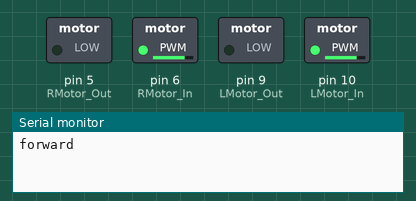
Bench run of a sketch on a simulated Arduino Uno, built with avr-gcc and run on an emulated ATmega328P. On the bench: switched loads named in the sketch (green lamp = pin HIGH), the last lines printed to the serial monitor.

Above: at 0.05 s.
At 2.05 s:
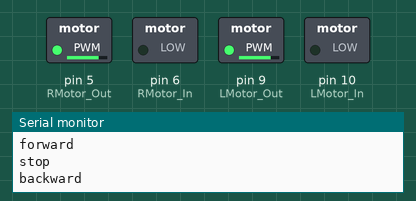
At 3.25 s:
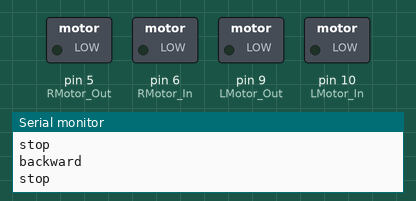
At 6.5 s:
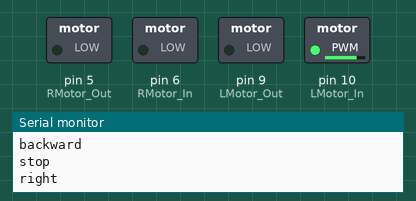
At 13.0 s:
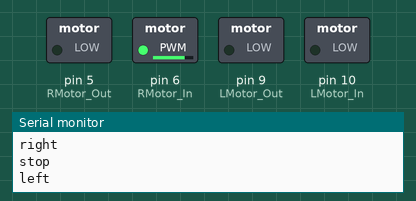
Timing chart, 0 to 16.9 s (numbered marks = the images above):
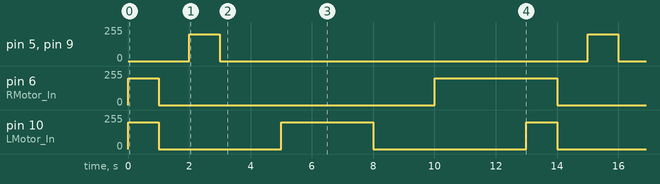

Measured:
- by itself, pin 5 (RMotor_Out), pin 9 (LMotor_Out): alternates 200/255 for 1.0 s and 0/255 for 12.0 s
- by itself, pin 6 (RMotor_In): repeats every 13.0 s: 0/255 9.0 s, 200/255 4.0 s
- by itself, pin 10 (LMotor_In): repeats every 13.0 s: 0/255 4.0 s, 200/255 3.0 s, 0/255 5.0 s, 200/255 1.0 s

The sketch:

robot_template.ino
```cpp
#define LMotor_In 10
#define LMotor_Out 9
#define RMotor_In 6
#define RMotor_Out 5
//#include <NewPing.h>

int left_sen = A0;    //A = left
int center_sen = A1;  //B = center
int right_sen = A2;   //C = right
int ValSens_A = 0;
int ValSens_B = 0;
int ValSens_C = 0;

//FRONT SENSOR
#define TRIGGER_FRONT 3
#define ECHO_FRONT 4

//LEFT SENSOR
#define TRIGGER_LEFT 12
#define ECHO_LEFT 13
#define MAX_DISTANCE 200

//NewPing leftsonar(TRIGGER_LEFT, ECHO_LEFT, MAX_DISTANCE);
//NewPing frontsonar(TRIGGER_FRONT, ECHO_FRONT, MAX_DISTANCE);

#define LEFTTHRESHOLD 20
#define FRONTTHRESHOLD 20

#define centerThres 200
#define leftThres 300
#define rightThres 300


//    int photocellPin = 0; // the cell and 10K pulldown are connected to a0
//    int photocellReading; // the analog reading from the sensor divider
//    int LEDpin = 11; // connect Red LED to pin 11 (PWM pin) (this is not needed to use the sensor but if you have one laying around it could add a cool affect! This can be bought at your local Radio Shack.)
//    int LEDbrightness; //


//    void loop(void) {
//    photocellReading = analogRead(photocellPin);
//    Serial.print("Analog reading = ");
//    Serial.println(photocellReading); // the raw analog reading
//    // LED gets brighter the darker it is at the sensor
//    // that means we have to -invert- the reading from 0-1023 back to 1023-0
//    photocellReading = 1023 - photocellReading;    //now we have to map 0-1023 to 0-255 since thats the          range analogWrite uses
//    LEDbrightness = map(photocellReading, 0, 1023, 0, 255);
//    analogWrite(LEDpin, LEDbrightness);
//    delay(100);
//    }

void setup() {
  Serial.begin(9600);
}

void loop(){
  forward();
  delay(1000);

  stop();
  delay(1000);

  backward();
  delay(1000);

  stop();
  delay(2000);

  right();
  delay(3000);

  stop();
  delay(2000);

  left();
  delay(3000);


}

void forward() {
  Serial.println("forward");
//LEFT MOTOR
  analogWrite(LMotor_In, 200);
  analogWrite(LMotor_Out, 0);

//RIGHT MOTOR
  analogWrite(RMotor_In, 200);
  analogWrite(RMotor_Out, 0);
}

void backward() {
  Serial.println("backward");
//LEFT MOTOR
  analogWrite(LMotor_In, 0);
  analogWrite(LMotor_Out, 200);

//RIGHT MOTOR
  analogWrite(RMotor_In, 0);
  analogWrite(RMotor_Out, 200);
}

void left() {                                     //left
  Serial.println("left");
//LEFT MOTOR
  analogWrite(LMotor_In, 0);
  analogWrite(LMotor_Out, 0);

//RIGHT MOTOR
  analogWrite(RMotor_In, 200);
  analogWrite(RMotor_Out, 0);
}

void right() {                                     //right
  Serial.println("right");
//LEFT MOTOR
  analogWrite(LMotor_In, 200);
  analogWrite(LMotor_Out, 0);

//RIGHT MOTOR
  analogWrite(RMotor_In, 0);
  analogWrite(RMotor_Out, 0);
}

void stop() {                                     //stop
  Serial.println("stop");
//LEFT MOTOR
  analogWrite(LMotor_In, 0);
  analogWrite(LMotor_Out, 0);

//RIGHT MOTOR
  analogWrite(RMotor_In, 0);
  analogWrite(RMotor_Out, 0);
}
```
